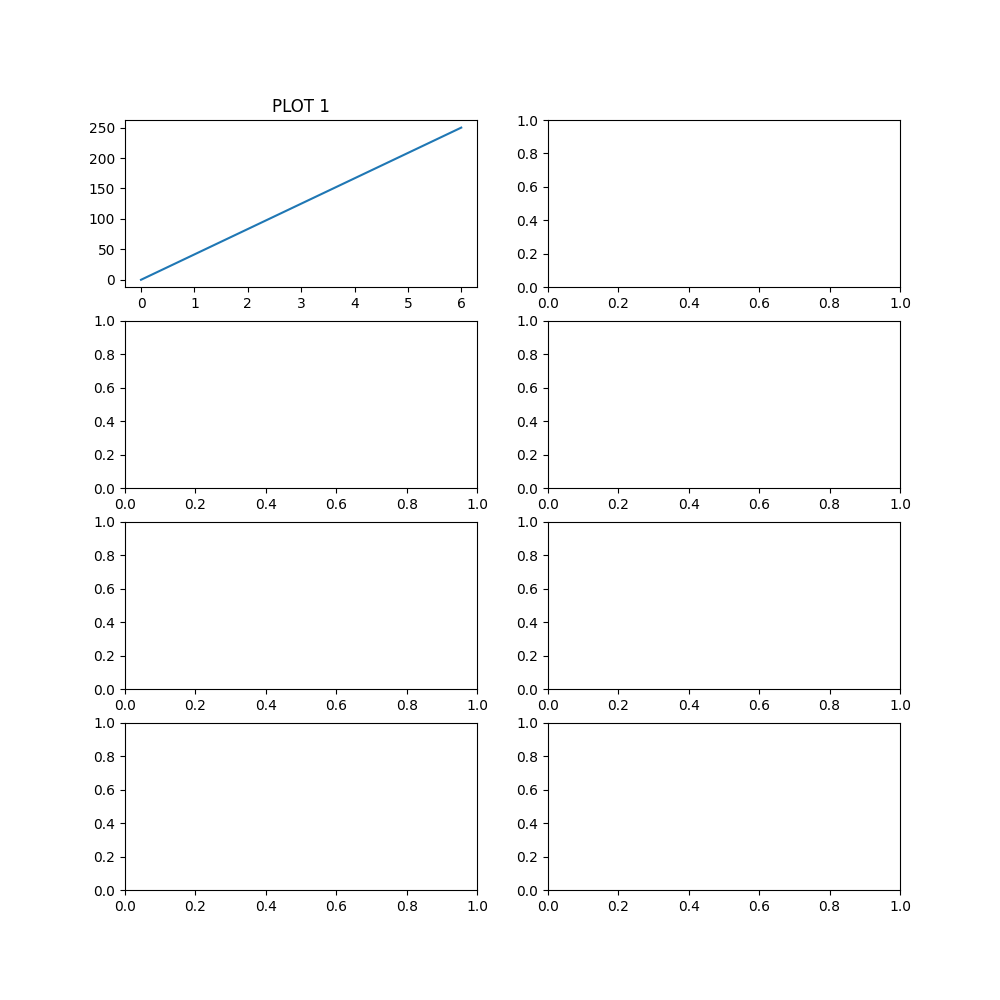

The Python source for this figure:
import matplotlib.pyplot as plt
import numpy as np

fig,axs = plt.subplots(4,2, figsize=(10,10))

xpoints = np.array([0,6])
ypoints = np.array([0,250])
axs[0,0].plot(xpoints,ypoints)
axs[0,0].set_title("PLOT 1")

plt.savefig("subplot2.png")